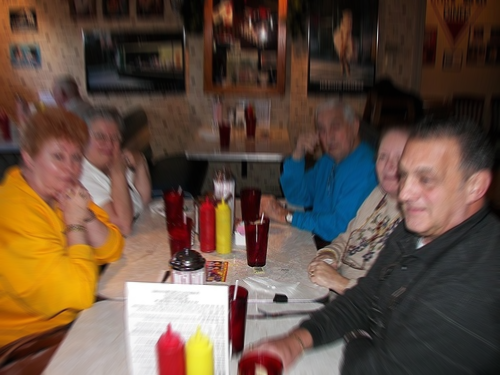
#> input picture neural_style/input.png, 500 x 375 px
$ python -i draw.py   (imports and definitions only)
#> lines starting #> are read from the running program, lines starting #| are printed output that depends on the picture
from PIL import Image
import  numpy as np
import visdom
# [56 lines left out: functions drawloss, drawdifloss, var2imgnp, not called in this run]

def imgnp_convert(img,mode='RGB',Cb=None,Cr=None):
    #input: numpy of size cxhxw,image mode( when display the img, need to change to RGB)
    #if the origin mode is Y, Cb Cr is also needed to display a merge img
    #output: numpy of size cxhxw
    if mode is 'YCbCr':
        img = img.transpose(1, 2, 0).astype("uint8")
        Y = Image.fromarray(img[:, :, 0], 'L')
        Cb = Image.fromarray(img[:, :, 1], 'L')
        Cr = Image.fromarray(img[:, :, 2], 'L')
        img = Image.merge('YCbCr', [Y, Cb, Cr]).convert('RGB')
        return np.array(img).transpose(2, 0, 1)
    elif mode is 'Y':
        img = img.astype("uint8")
        img = Image.fromarray(img[0],'L')
        img = Image.merge('YCbCr', [img, Cb, Cr]).convert('RGB')
        return np.array(img).transpose(2, 0, 1)
    elif mode is 'L':
        return img[0].astype("uint8")
    elif mode is 'RGB':
        return img.astype("uint8")
    else:
        print('error: imgnp_convert mode undifine')

import numpy as np
import time

class Visualizer():
    # [41 lines left out: functions __init__, display_current_results, plot_current_errors, print_current_errors, not called in this run]
        #with open(self.log_name, "a") as log_file:
        #    log_file.write('%s\n' % message)

>>> import cv2
>>> picture = cv2.imread('input.png', cv2.IMREAD_GRAYSCALE)
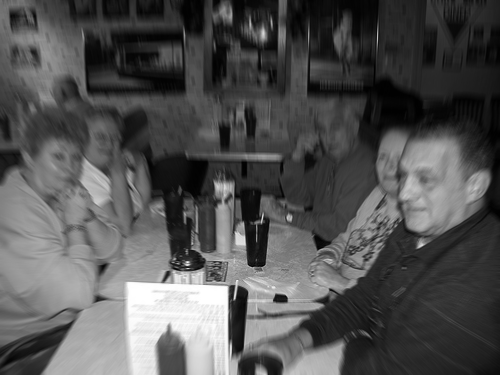
#> picture: shape (375, 500); min 0, max 255, mean 82.5
>>> result = imgnp_convert(picture)

$ run again, on neural_style/PR14.png
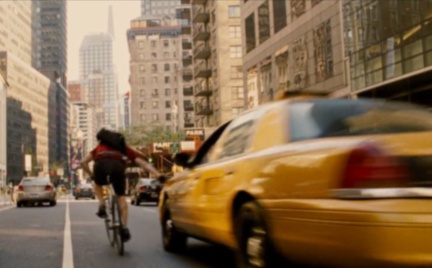
#> input picture neural_style/PR14.png, 432 x 268 px
#> `picture = cv2.imread('input.png', cv2.IMREAD_GRAYSCALE)`:
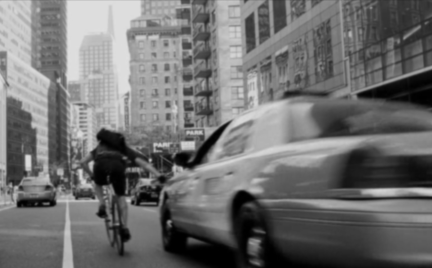
#> picture: shape (268, 432); min 0, max 224, mean 111.4

$ run again, on neural_style/cvpr61.png
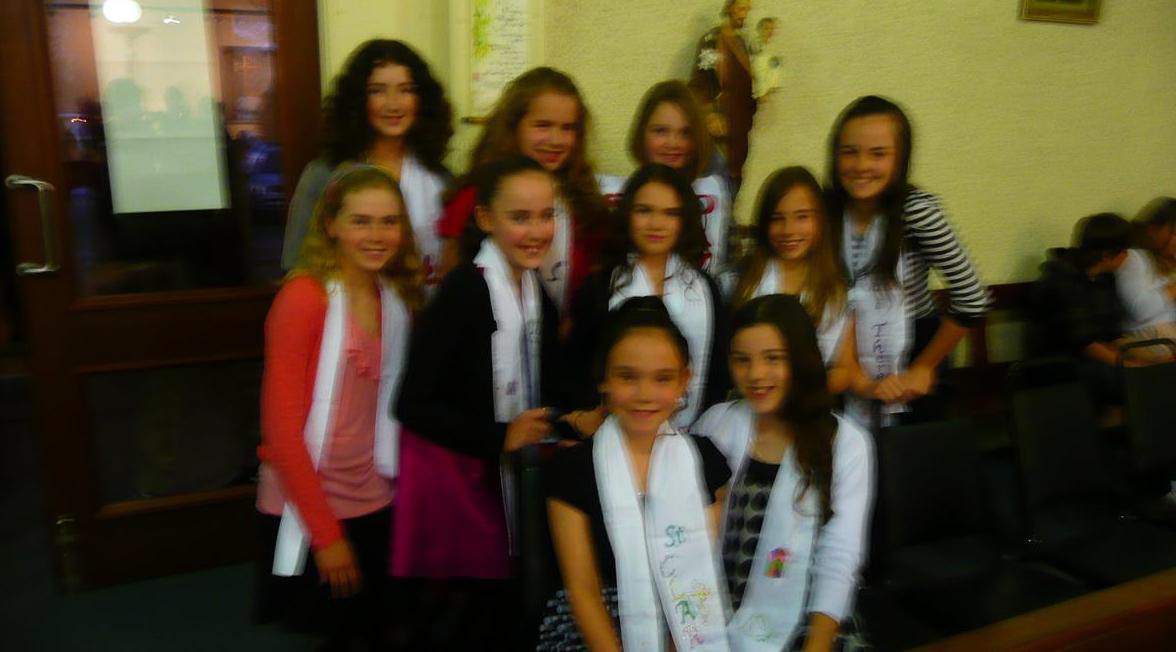
#> input picture neural_style/cvpr61.png, 1176 x 652 px
#> `picture = cv2.imread('input.png', cv2.IMREAD_GRAYSCALE)`:
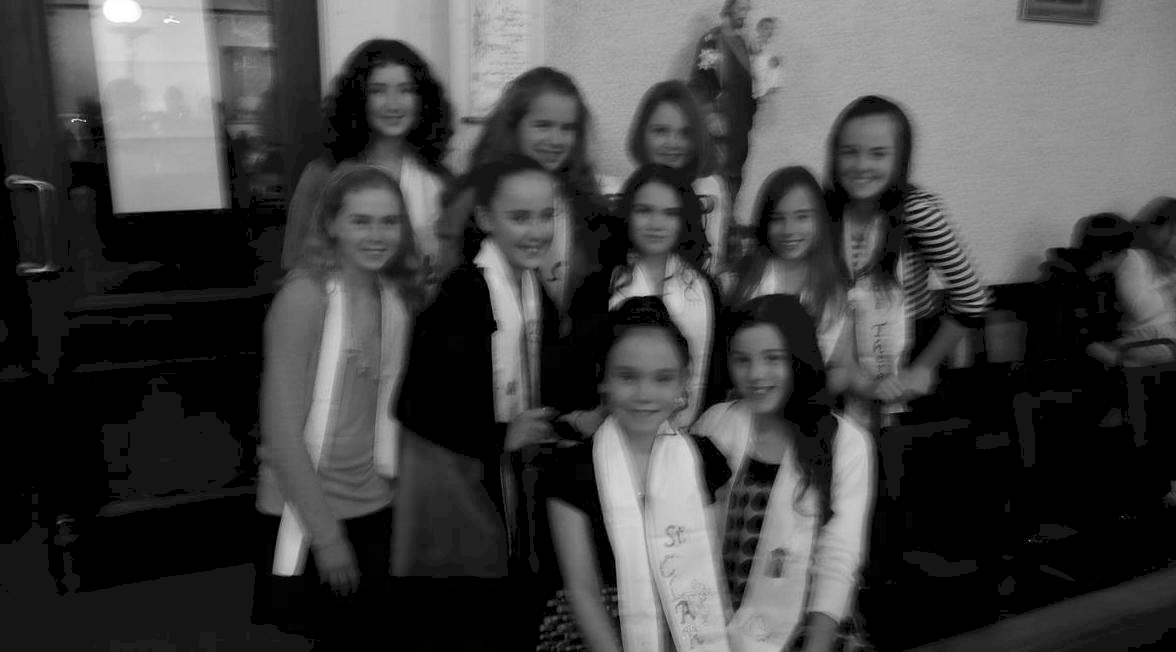
#> picture: shape (652, 1176); min 0, max 255, mean 67.7

$ run again, on neural_style/manmade_01.png
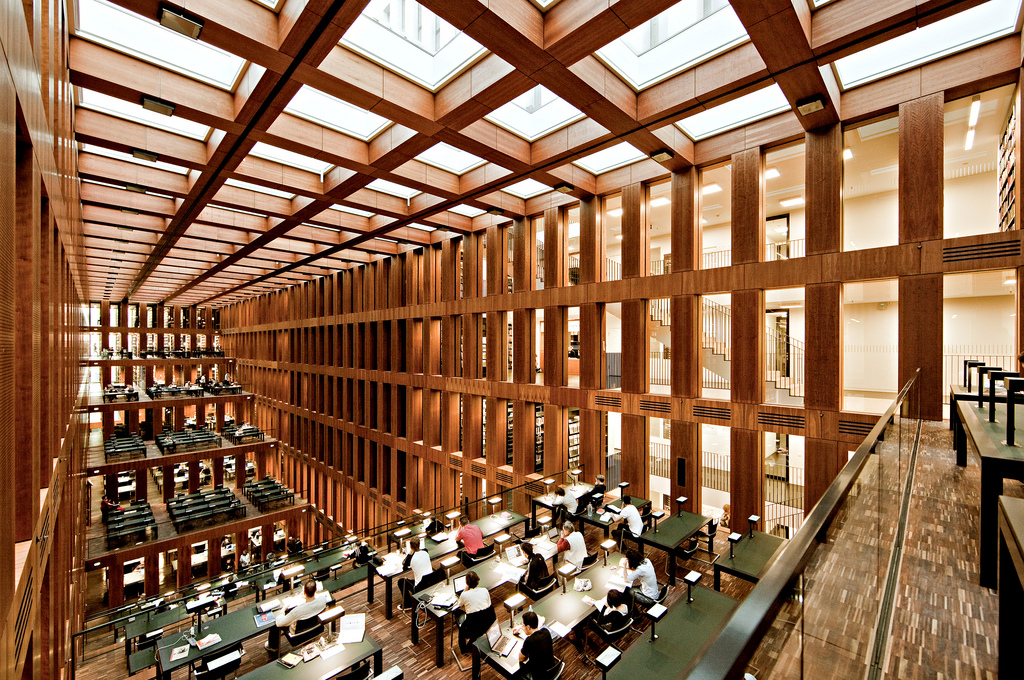
#> input picture neural_style/manmade_01.png, 1024 x 680 px
#> `picture = cv2.imread('input.png', cv2.IMREAD_GRAYSCALE)`:
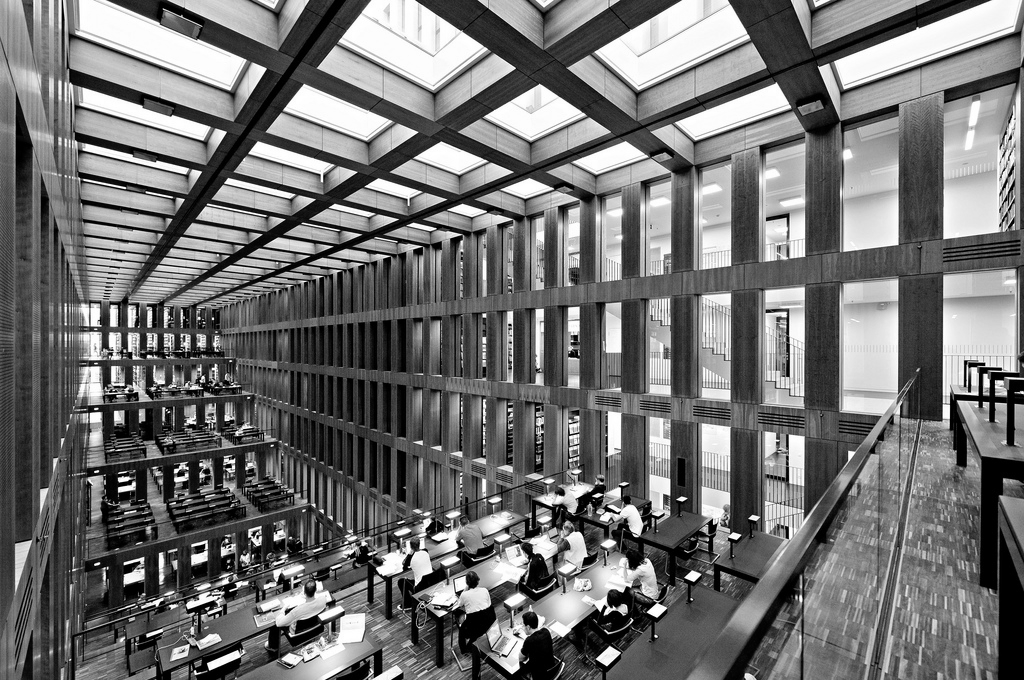
#> picture: shape (680, 1024); min 0, max 255, mean 113.9
